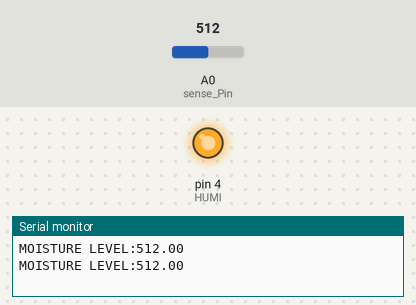
This sketch was run on a simulated Arduino Uno, built with avr-gcc and run on an emulated ATmega328P. On the bench: output pins drawn as LEDs (lit = HIGH), the last lines printed to the serial monitor. The inputs (shaded band) are chosen by the test bench; at power-on: A0 (sense_Pin) = 512.

Above: at 1.7 s.
1.8 s: A0 (sense_Pin) set to 738
3.7 s: A0 (sense_Pin) set to 757
At 5.0 s:
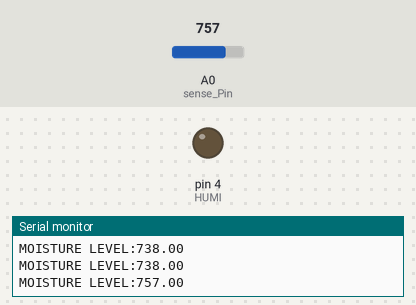
6.0 s: A0 (sense_Pin) set to 740
At 7.7 s:
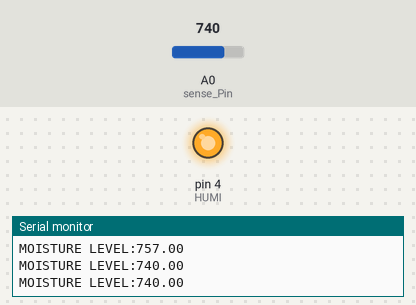
8.0 s: A0 (sense_Pin) set to 760
At 9.4 s:
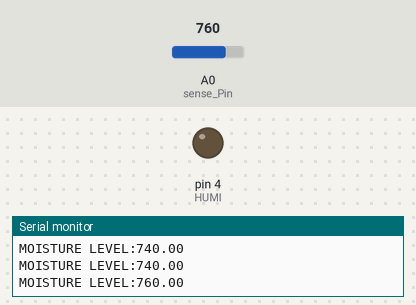
Timing chart, 0 to 11.0 s (numbered marks = the images above; inputs shaded):
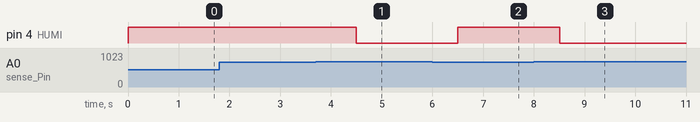

Measured:
- the behaviour switches between 750 and 751 on A0 (sense_Pin) (found by bisection; images 0 and 1)
- after the input at 3.7 s, pin 4 (HUMI): HIGH → LOW after 0.80 s
- after the input at 6.0 s, pin 4 (HUMI): LOW → HIGH after 0.51 s
- after the input at 8.0 s, pin 4 (HUMI): HIGH → LOW after 0.51 s

The sketch:

ESP8266_watering1.ino
```cpp
int HUMI = 4;
int sense_Pin = 0; //模拟引脚A0连接传感器输入

float value = 0;
void setup() {
  Serial.begin(9600);
  pinMode(HUMI, OUTPUT);
  pinMode(sense_Pin, INPUT);
  digitalWrite(HUMI, HIGH);
  delay(500);
}
void loop() {

  Serial.print("MOISTURE LEVEL:");
  value = analogRead(sense_Pin);
  Serial.println(value);
  if(value>750)
  {
      digitalWrite(HUMI, LOW);
  }
  else
  {
    digitalWrite(HUMI, HIGH);
    }
  delay(1000);
}
```
